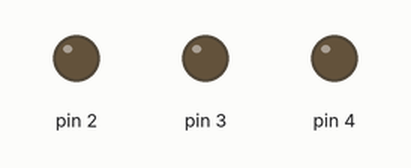
Simulated run of this sketch. Board: Arduino Uno, built with avr-gcc and run on an emulated ATmega328P. Parts: output pins drawn as LEDs (lit = HIGH). Random numbers use the default seed unless the sketch sets one; what the sketch prints to the serial monitor is not drawn.

Above: at 0.2 s.
At 10.15 s:
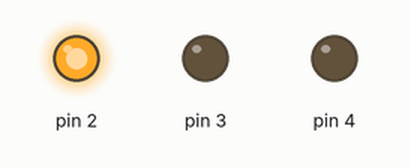
At 30.35 s:
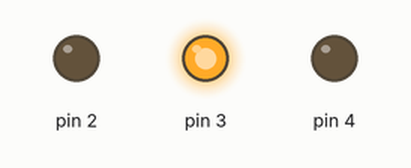
Timing chart, 0 to 31.9 s (numbered marks = the images above):
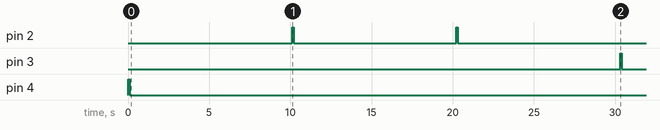

The sketch:

Hello_world.ino
```cpp
int myValue = 100;
void setup() {
  // put your setup code here, to run once:
  pinMode(2, OUTPUT);
  pinMode(3, OUTPUT);
  pinMode(4, OUTPUT);
  Serial.begin(9600);

}

void loop() {
  // put your main code here, to run repeatedly:
  int randNumber = random(1,5);
  Serial.print(randNumber);
  digitalWrite(randNumber, HIGH);
  delay(100);
  digitalWrite(randNumber, LOW);
  delay(10000);
}
```

Measured:
- by itself, pin 2: alternates HIGH for 0.10 s and LOW for 10.0 s, 4 changes in all, then stays LOW
- by itself, pin 3: LOW → HIGH at 30.3 s, → LOW 0.10 s later
- by itself, pin 4: LOW → HIGH at 0.00 s, → LOW 0.10 s later
